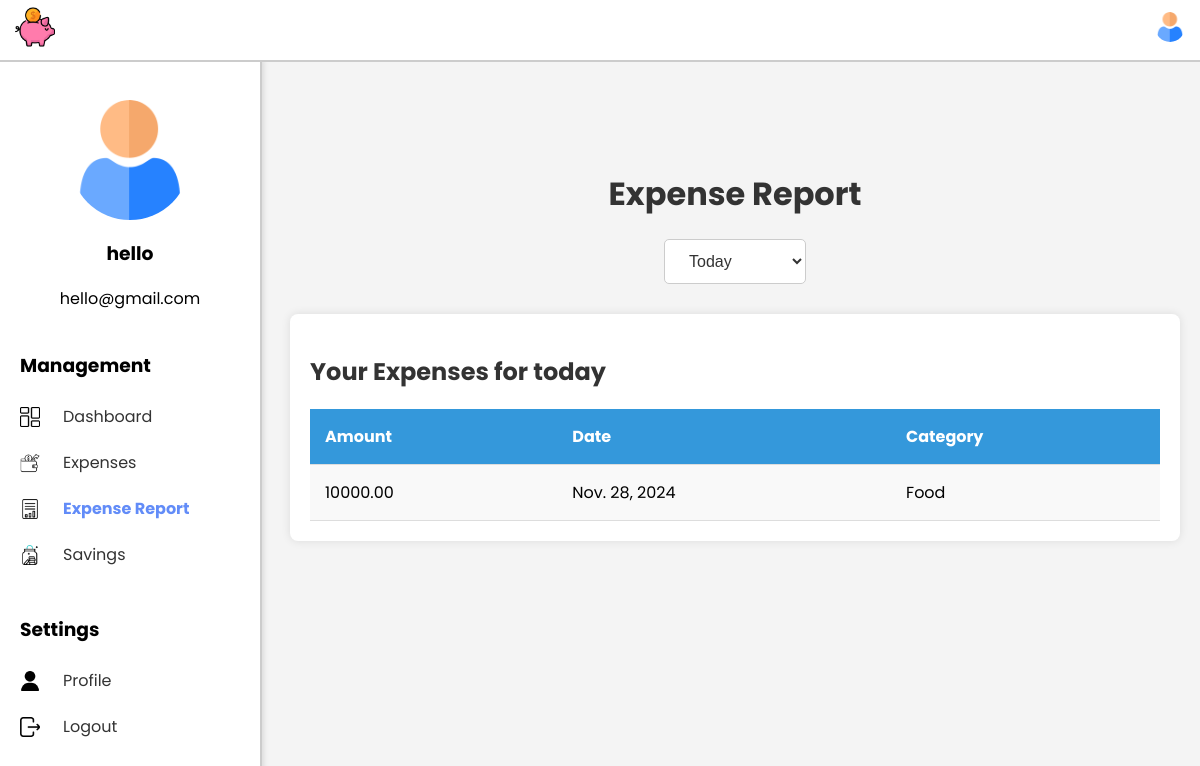
The app's page /ExpenseSystem/expense-report/ (signed in) with its own data.
### ExpenseSystem/models.py (models this page shows, shortened)
class Expense(models.Model):
    amount = models.DecimalField(max_digits=10, decimal_places=2)
    date = models.DateField()
    category = models.ForeignKey(Category, on_delete=models.CASCADE)
    user = models.ForeignKey(User, on_delete=models.CASCADE)
    description = models.TextField(null=True, blank=True)  # Add the description field

class Category(models.Model):
    name = models.CharField(max_length=255)

### ExpenseSystem/views.py (the view)
# urls.py: path('expense-report/', views.expense_report, name='expense_report'),
@login_required
def expense_report(request):
    today = timezone.now()
    filter_type = request.GET.get('filter', 'today')  # Default to 'today'
    if filter_type == 'weekly':
        start_date = today - timedelta(days=today.weekday())  # Start of the week (Monday)
        end_date = start_date + timedelta(days=6)  # End of the week (Sunday)
        expenses = Expense.objects.filter(date__range=[start_date, end_date])
    elif filter_type == 'monthly':
        start_date = today.replace(day=1)  # Start of the month
        end_date = (today.replace(month=today.month + 1, day=1) - timedelta(days=1))  # End of the month
        expenses = Expense.objects.filter(date__range=[start_date, end_date])
    elif filter_type == 'yearly':
        start_date = today.replace(month=1, day=1)  # Start of the year
        end_date = today.replace(month=12, day=31)  # End of the year
        expenses = Expense.objects.filter(date__range=[start_date, end_date])
    else:  # 'today'
        start_date = today.replace(hour=0, minute=0, second=0, microsecond=0)  # Start of today
        end_date = today.replace(hour=23, minute=59, second=59, microsecond=999999)  # End of today
        expenses = Expense.objects.filter(date__range=[start_date, end_date])
    context = {
        'expenses': expenses,
        'filter': filter_type,
    }
    return render(request, 'expense_report.html', context)

### ExpenseSystem/templates/expense_report.html (shortened to what this page needs)
<!DOCTYPE html>
<html lang="en">
<head>
    {% load static %}
    <link rel="stylesheet" href="{% static 'expensereport.css' %}">
</head>
<body>
    {% include 'navbar.html' %}
    {% include 'sidebar.html' %}
    <div class="main-dashboard">
        <div class="header">
            <h1>Expense Report</h1>
        </div>
        <div class="report-filters">
            <form method="GET" action="{% url 'expense_report' %}">
                <select name="filter" onchange="this.form.submit()">
                    <option value="today" {% if filter == 'today' %}selected{% endif %}>Today</option>
                </select>
            </form>
        </div>
        <div class="expense-list background-box">
            <h2>Your Expenses for {{ filter }}</h2>
            <table>
                <thead>
                    <tr>
                        <th>Amount</th>
                        <th>Date</th>
                        <th>Category</th>
                    </tr>
                </thead>
                <tbody>
                    {% for expense in expenses %}
                    <tr>
                        <td>{{ expense.amount }}</td>
                        <td>{{ expense.date }}</td>
                        <td>{{ expense.category.name }}</td>
                    </tr>
                    {% empty %}
                    <tr>
                        <td colspan="3">No expenses found for this period.</td>
                    </tr>
                    {% endfor %}
                </tbody>
            </table>
        </div>
    </div>
</body>
</html>

### ExpenseSystem/templates/sidebar.html
{% load static %}
<div class="sidebar">
    <div class="profile-section">
        <link rel="stylesheet" href="{% static 'sidebar.css' %}">
        <img src="{% static 'default_profile.png' %}" alt="Profile Picture" />
        <h3>{{ user.username }}</h3>
        <p>{{ user.email }}</p>
    </div>
    <div class="management-section">
        <h3>Management</h3>
        <ul>
            <li class="{% if request.resolver_match.url_name == 'dashboard' %}active{% endif %}">
                <img src="{% static 'dashboard.png' %}" alt="Dashboard Icon" class="sidebar-icon">
                <a href="{% url 'dashboard' %}">Dashboard</a>
            </li>
            <li class="{% if request.resolver_match.url_name == 'add_expense' %}active{% endif %}">
                <img src="{% static 'expenses.png' %}" alt="Add Expenses Icon" class="sidebar-icon">
                <a href="{% url 'add_expense' %}">Expenses</a>
            </li>
            <li class="{% if request.resolver_match.url_name == 'expense_report' %}active{% endif %}">
                <img src="{% static 'add_report.png' %}" alt="Expense Report Icon" class="sidebar-icon">
                <a href="{% url 'expense_report' %}">Expense Report</a>
            </li>
            <li class="{% if request.resolver_match.url_name == 'savings' %}active{% endif %}">
                <img src="{% static 'add_savings.png' %}" alt="Savings Icon" class="sidebar-icon">
                <a href="{% url 'savings_dashboard' %}">Savings</a>
            </li>
        </ul>
    </div>
    <div class="settings-section">
        <h3>Settings</h3>
        <ul>
            <li class="{% if request.resolver_match.url_name == 'user_profile' %}active{% endif %}">
                <img src="{% static 'user.png' %}" alt="User Icon" class="sidebar-icon">
                <a href="{% url 'user_profile' %}">Profile</a>
            </li>
            <li><img src="{% static 'exit.png' %}" alt="Logout Icon" class="sidebar-icon">
                <a href="{% url 'logout' %}" class="btn btn-secondary">Logout</a></li>
        </ul>
    </div>
</div>

### ExpenseSystem/static/expensereport.css (style rules this page uses)
body { font-family: 'Poppins', sans-serif; background-color: #f4f4f4; margin: 0; padding: 0; }
.main-dashboard { margin-left: 270px; padding: 20px; background-color: #f4f4f4; min-height: 100vh; }
.header h1 { font-size: 2em; margin-top: 150px; }
.report-filters { margin-bottom: 30px; text-align: center; }
.report-filters select { padding: 12px 20px; font-size: 16px; border: 1px solid #ccc; border-radius: 5px; background-color: #fff; color: #333; outline: none; }
.expense-list { background-color: #fff; border-radius: 8px; box-shadow: 0 0 10px rgba(0, 0, 0, 0.1); overflow-x: auto; padding: 20px; }
.expense-list h2 { color: #333; font-size: 24px; margin-bottom: 20px; }
.expense-list table { width: 100%; border-collapse: collapse; }
.expense-list th, .expense-list td { padding: 15px; text-align: left; border-bottom: 1px solid #ddd; }
.expense-list th { background-color: #3498db; color: #fff; }
.expense-list td { background-color: #f9f9f9; }
.main-dashboard .header { margin-bottom: 20px; text-align: center; }
.main-dashboard .header h1 { font-size: 32px; color: #333; }

### ExpenseSystem/static/sidebar.css (style rules this page uses)
.sidebar { width: 220px; background-color: #ffffff; position: fixed; height: 100%; box-shadow: 2px 0 5px rgba(0,0,0,0.1); padding: 20px; overflow: hidden; margin-top: 60px; border-right: 2px solid #ccc; }
.profile-section { text-align: center; margin-top: 20px; }
.profile-section img { border-radius: 50%; width: 120px; height: 120px; display: block; margin: 0 auto; }
.management-section, .settings-section { margin-top: 40px; }
.management-section h3, .settings-section h3 { margin-bottom: 10px; }
.management-section ul, .settings-section ul { list-style-type: none; padding: 0; }
.management-section li, .settings-section li { display: flex; align-items: center; margin: 5px 0; }
.sidebar-icon { width: 20px; height: 20px; margin-right: 15px; margin-top: 5px; margin-bottom: 5px; vertical-align: middle; }
.management-section li a, .settings-section li a { text-decoration: none; color: #333; padding: 8px; display: block; }
.management-section li.active a, .settings-section li.active a { font-weight: bold; color: #628CF8; }

### records on screen
Expense: amount "10000.00", date "Nov. 28, 2024", category.name "Food"

### other values on screen
{{ user.username }} "hello"
{{ user.email }} "hello@gmail.com"
{{ filter }} "today"
